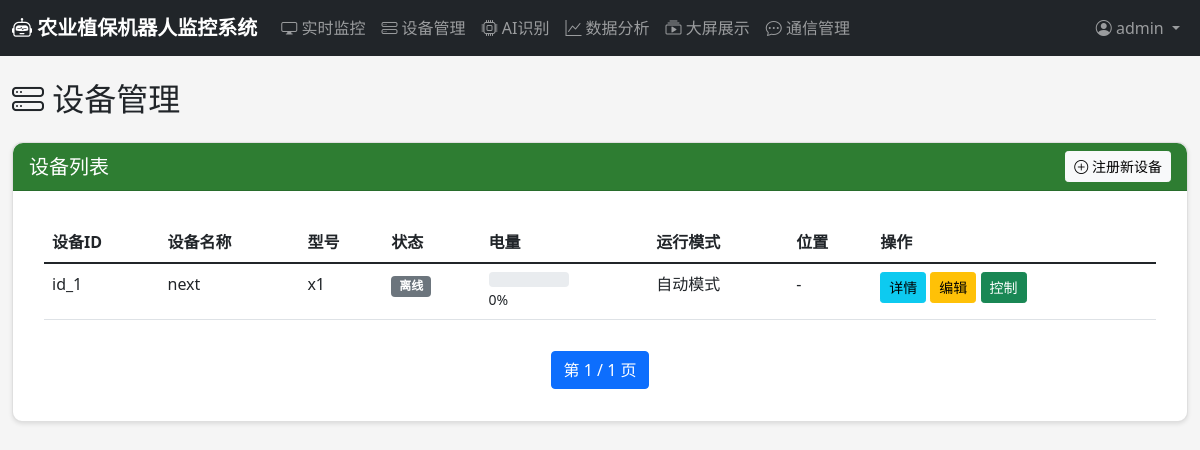
Page /devices/ (signed in) on the committed database.
### users/models.py (models this page shows, shortened)
class User(AbstractUser):
    ROLE_CHOICES = [
        ('admin', '管理员'),
        ('operator', '操作员'),
        ('viewer', '查看者'),
    ]
    role = models.CharField(max_length=20, choices=ROLE_CHOICES, default='viewer', verbose_name='角色')
    phone = models.CharField(max_length=20, blank=True, verbose_name='手机号')
    avatar = models.ImageField(upload_to='avatars/', blank=True, verbose_name='头像')
    created_at = models.DateTimeField(auto_now_add=True, verbose_name='创建时间')
    last_login_ip = models.GenericIPAddressField(blank=True, null=True, verbose_name='最后登录IP')
    class Meta:
        verbose_name = '用户'
        verbose_name_plural = '用户'

### devices/models.py (models this page shows, shortened)
class RobotDevice(models.Model):
    STATUS_CHOICES = [
        ('online', '在线'),
        ('offline', '离线'),
        ('working', '工作中'),
        ('charging', '充电中'),
        ('error', '故障'),
    ]
    RUN_MODE_CHOICES = [
        ('auto', '自动模式'),
        ('manual', '手动模式'),
        ('scheduled', '定时任务模式'),
    ]
    device_id = models.CharField(max_length=100, unique=True, verbose_name='设备唯一标识')
    name = models.CharField(max_length=100, verbose_name='设备名称')
    model = models.CharField(max_length=100, blank=True, verbose_name='型号')
    manufacturer = models.CharField(max_length=100, blank=True, verbose_name='制造商')
    serial_number = models.CharField(max_length=100, blank=True, verbose_name='序列号')
    status = models.CharField(max_length=20, choices=STATUS_CHOICES, default='offline', verbose_name='状态')
    run_mode = models.CharField(max_length=20, choices=RUN_MODE_CHOICES, default='auto', verbose_name='运行模式')
    battery_level = models.IntegerField(default=0, verbose_name='电量百分比')
    location_lat = models.DecimalField(max_digits=10, decimal_places=6, null=True, blank=True, verbose_name='纬度')
    location_lng = models.DecimalField(max_digits=10, decimal_places=6, null=True, blank=True, verbose_name='经度')
    spray_rate = models.FloatField(default=1.0, verbose_name='喷洒速率(L/min)')
    patrol_interval = models.IntegerField(default=60, verbose_name='巡检间隔(分钟)')
    obstacle_avoidance_sensitivity = models.IntegerField(default=50, verbose_name='避障灵敏度')
    last_heartbeat = models.DateTimeField(null=True, blank=True, verbose_name='最后心跳时间')
    registered_at = models.DateTimeField(auto_now_add=True, verbose_name='注册时间')
    owner = models.ForeignKey(settings.AUTH_USER_MODEL, on_delete=models.CASCADE, related_name='owned_devices', verbose_name='所有者')
    class Meta:
        verbose_name = '机器人设备'
        verbose_name_plural = '机器人设备'
        ordering = ['-registered_at']

### devices/views.py (the view)
# urls.py: path('', views.device_list, name='device_list'),
@login_required
def device_list(request):
    devices = RobotDevice.objects.all().order_by('-registered_at')
    paginator = Paginator(devices, 10)
    page_number = request.GET.get('page')
    page_obj = paginator.get_page(page_number)
    return render(request, 'devices/device_list.html', {'page_obj': page_obj})

### templates/devices/device_list.html (shortened to what this page needs)
{% extends 'base.html' %}
{% block content %}
<h2 class="mb-4"><i class="bi bi-hdd-stack"></i> 设备管理</h2>
<div class="row">
    <div class="col-md-12">
        <div class="card">
            <div class="card-header d-flex justify-content-between align-items-center">
                <h5 class="mb-0">设备列表</h5>
                <a href="{% url 'devices:device_register' %}" class="btn btn-sm btn-light">
                    <i class="bi bi-plus-circle"></i> 注册新设备
                </a>
            </div>
            <div class="card-body">
                {% if page_obj %}
                <div class="table-responsive">
                    <table class="table table-hover">
                        <thead>
                            <tr>
                                <th>设备ID</th>
                                <th>设备名称</th>
                                <th>型号</th>
                                <th>状态</th>
                                <th>电量</th>
                                <th>运行模式</th>
                                <th>位置</th>
                                <th>操作</th>
                            </tr>
                        </thead>
                        <tbody>
                            {% for device in page_obj %}
                            <tr>
                                <td>{{ device.device_id }}</td>
                                <td>{{ device.name }}</td>
                                <td>{{ device.model|default:"-" }}</td>
                                <td>
                                    <span class="badge bg-{% if device.status == 'online' %}success{% elif device.status == 'working' %}primary{% elif device.status == 'offline' %}secondary{% else %}danger{% endif %}">
                                        {{ device.get_status_display }}
                                    </span>
                                </td>
                                <td>
                                    <div class="progress" style="height: 15px; width: 80px;">
                                    </div>
                                    <small>{{ device.battery_level }}%</small>
                                </td>
                                <td>{{ device.get_run_mode_display }}</td>
                                <td>
                                    {% if device.location_lat and device.location_lng %}
                                        {{ device.location_lat|floatformat:4 }}, {{ device.location_lng|floatformat:4 }}
                                    {% else %}
                                        -
                                    {% endif %}
                                </td>
                                <td>
                                    <a href="{% url 'devices:device_detail' device.id %}" class="btn btn-sm btn-info">详情</a>
                                    <a href="{% url 'devices:device_edit' device.id %}" class="btn btn-sm btn-warning">编辑</a>
                                    <a href="{% url 'control:control_panel' device.id %}" class="btn btn-sm btn-success">控制</a>
                                </td>
                            </tr>
                            {% endfor %}
                        </tbody>
                    </table>
                </div>
                <nav>
                    <ul class="pagination justify-content-center">
                        <li class="page-item active"><span class="page-link">第 {{ page_obj.number }} / {{ page_obj.paginator.num_pages }} 页</span></li>
                    </ul>
                </nav>
                {% else %}
                <p class="text-muted text-center">暂无设备，请先 <a href="{% url 'devices:device_register' %}">注册设备</a></p>
                {% endif %}
            </div>
        </div>
    </div>
</div>
{% endblock %}

### templates/base.html (shortened to what this page needs)
{% load static %}
<!DOCTYPE html>
<html lang="zh-CN">
<head>
    <link href="https://cdn.jsdelivr.net/npm/bootstrap@5.1.3/dist/css/bootstrap.min.css" rel="stylesheet">
    <link rel="stylesheet" href="https://cdn.jsdelivr.net/npm/bootstrap-icons@1.8.1/font/bootstrap-icons.css">
    <link rel="stylesheet" href="{% static 'css/style.css' %}">
</head>
<body>
    {% if user.is_authenticated %}
    <nav class="navbar navbar-expand-lg navbar-dark bg-dark">
        <div class="container-fluid">
            <a class="navbar-brand" href="/dashboard/">
                <i class="bi bi-robot"></i> 农业植保机器人监控系统
            </a>
            <div class="collapse navbar-collapse" id="navbarNav">
                <ul class="navbar-nav me-auto">
                    <li class="nav-item">
                        <a class="nav-link" href="{% url 'monitoring:monitoring_dashboard' %}">
                            <i class="bi bi-display"></i> 实时监控
                        </a>
                    </li>
                    <li class="nav-item">
                        <a class="nav-link" href="{% url 'devices:device_list' %}">
                            <i class="bi bi-hdd-stack"></i> 设备管理
                        </a>
                    </li>
                    <li class="nav-item">
                        <a class="nav-link" href="{% url 'ai_recognition:recognition_dashboard' %}">
                            <i class="bi bi-cpu"></i> AI识别
                        </a>
                    </li>
                    <li class="nav-item">
                        <a class="nav-link" href="{% url 'data_analysis:data_dashboard' %}">
                            <i class="bi bi-graph-up"></i> 数据分析
                        </a>
                    </li>
                    <li class="nav-item">
                        <a class="nav-link" href="{% url 'data_analysis:big_screen' %}">
                            <i class="bi bi-collection-play"></i> 大屏展示
                        </a>
                    </li>
                    <li class="nav-item">
                        <a class="nav-link" href="{% url 'communication:connection_list' %}">
                            <i class="bi bi-chat-dots"></i> 通信管理
                        </a>
                    </li>
                </ul>
                <ul class="navbar-nav">
                    <li class="nav-item dropdown">
                        <a class="nav-link dropdown-toggle" href="#" id="userDropdown" data-bs-toggle="dropdown">
                            <i class="bi bi-person-circle"></i> {{ user.username }}
                        </a>
                    </li>
                </ul>
            </div>
        </div>
    </nav>
    {% endif %}
    <div class="container-fluid mt-4">
        {% block content %}{% endblock %}
    </div>
</body>
</html>

### static/css/style.css (style rules this page uses)
:root { --primary-color: #2e7d32; --secondary-color: #4caf50; --dark-bg: #1b5e20; --light-bg: #e8f5e9; }
body { font-family: 'Segoe UI', Tahoma, Geneva, Verdana, sans-serif; background-color: #f5f5f5; }
.navbar-brand { font-weight: bold; }
.card { border-radius: 10px; box-shadow: 0 2px 4px rgba(0,0,0,0.1); margin-bottom: 20px; }
.card-header { background-color: var(--primary-color); color: white; font-weight: bold; border-radius: 10px 10px 0 0 !important; }
.table-responsive { background: white; border-radius: 10px; padding: 15px; }

### rows in the picture
User: username "admin"
RobotDevice: device_id "id_1", name "next", model "x1", status "离线", battery_level "0", run_mode "自动模式"

### other values in the picture
{{ page_obj.number }} "1"
{{ page_obj.paginator.num_pages }} "1"
